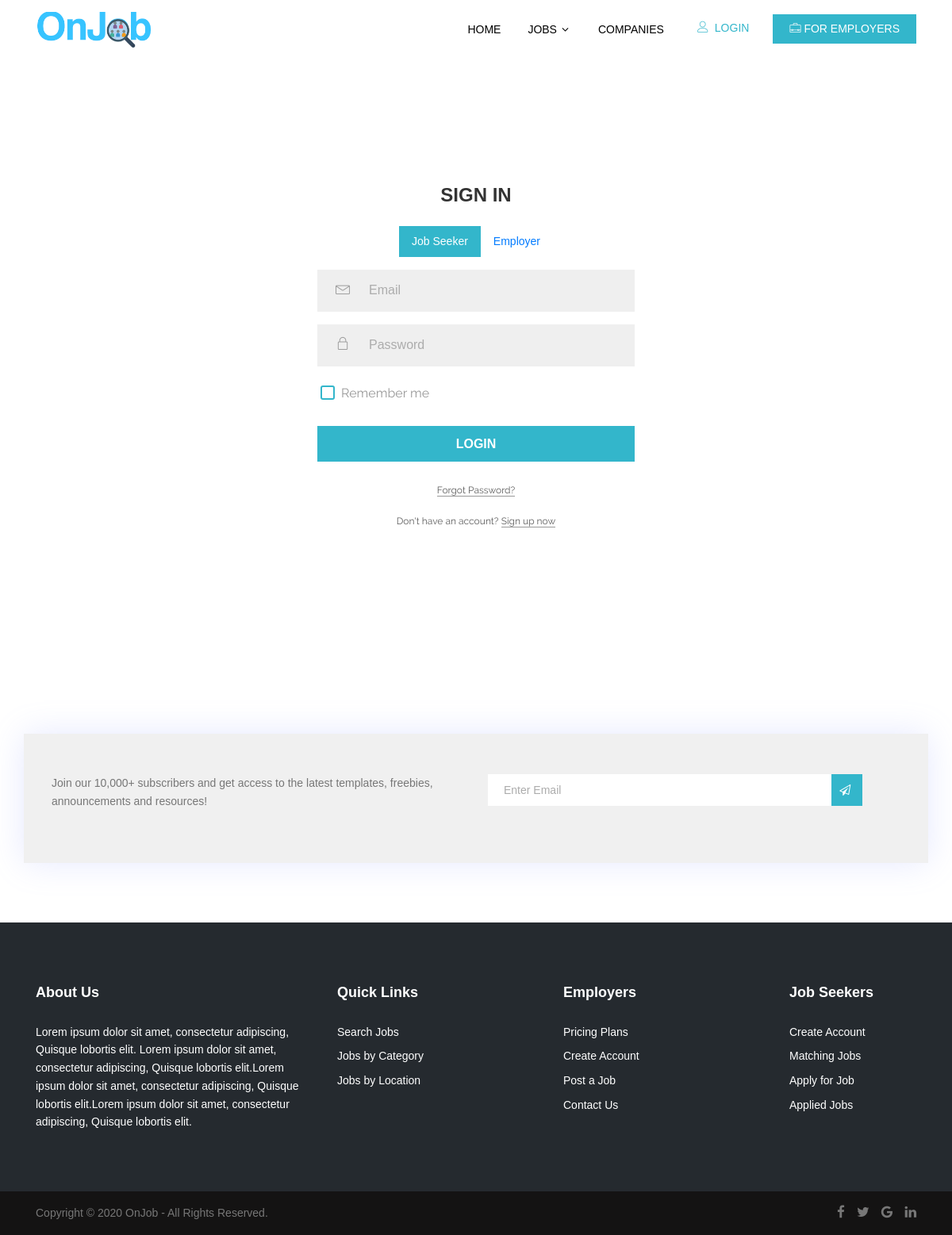
The app's page /auth/login with its own data.
### tables this page shows
CREATE TABLE `xx_general_settings` (
  `id` int(11) NOT NULL,
  `favicon` varchar(255) DEFAULT NULL,
  `logo` varchar(255) DEFAULT NULL,
  `application_name` varchar(255) DEFAULT NULL,
  `timezone` varchar(255) DEFAULT NULL,
  `currency` varchar(100) DEFAULT NULL,
  `copyright` tinytext DEFAULT NULL,
  `admin_email` varchar(225) NOT NULL,
  `email_from` varchar(100) NOT NULL,
  `smtp_host` varchar(255) DEFAULT NULL,
  `smtp_port` int(11) DEFAULT NULL,
  `smtp_user` varchar(50) DEFAULT NULL,
  `smtp_pass` varchar(50) DEFAULT NULL,
  `facebook_link` varchar(255) DEFAULT NULL,
  `twitter_link` varchar(255) DEFAULT NULL,
  `google_link` varchar(255) DEFAULT NULL,
  `youtube_link` varchar(255) DEFAULT NULL,
  `linkedin_link` varchar(255) DEFAULT NULL,
  `instagram_link` varchar(255) DEFAULT NULL,
  `recaptcha_secret_key` varchar(255) DEFAULT NULL,
  `recaptcha_site_key` varchar(255) DEFAULT NULL,
  `recaptcha_lang` varchar(50) DEFAULT NULL,
  `paypal_sandbox` tinyint(4) DEFAULT NULL,
  `paypal_sandbox_url` varchar(255) DEFAULT NULL,
  `paypal_live_url` varchar(255) DEFAULT NULL,
  `paypal_email` varchar(255) DEFAULT NULL,
  `paypal_cur_code` varchar(5) DEFAULT NULL,
  `paypal_client_id` varchar(255) DEFAULT NULL,
  `paypal_status` tinyint(4) NOT NULL DEFAULT 1,
  `stripe_secret_key` varchar(255) DEFAULT NULL,
  `stripe_publish_key` varchar(255) DEFAULT NULL,
  `default_language` varchar(255) DEFAULT NULL COMMENT 'set from the Languages section in admin side',
  `created_date` datetime DEFAULT NULL,
  `updated_date` datetime DEFAULT NULL
);

CREATE TABLE `xx_footer_settings` (
  `id` int(11) NOT NULL,
  `title` varchar(150) NOT NULL,
  `grid_column` int(11) NOT NULL,
  `content` text DEFAULT NULL,
  `updated_date` datetime NOT NULL DEFAULT current_timestamp()
);

### application/controllers/Auth.php (called while the page is built, shortened)
    <?php defined('BASEPATH') OR exit('No direct script access allowed');
class Auth extends Main_Controller {
	public function __construct()
	{
		parent::__construct();
		$this->load->model('auth_model','auth_model');
	}
	public function login()
	{
		if ($this->input->post('login'))
		{
			$this->form_validation->set_rules('email','email','trim|required|min_length[3]|valid_email' );
			$this->form_validation->set_rules('password','password','trim|required|min_length[3]');
			if ($this->form_validation->run() == FALSE) {
				$data = array(
					'errors' => validation_errors()
				);
				$this->session->set_flashdata('error_login', $data['errors']);
				redirect(base_url('auth/login'),'refresh');
			}
			else{
				$data = array(
					'email' => $this->input->post('email'),
					'password' => $this->input->post('password')
				);
				$data = $this->security->xss_clean($data);
				$result = $this->auth_model->login($data);
				if ($result) {
					if($result['is_verify'] == 0){
						$this->session->set_flashdata('error_login', trans('verify_email'));
						redirect(base_url('auth/login'));
						exit();
					}
					$login_data = array(
						'user_id' => $result['id'],
						'email' => $result['email'],
						'password' => $result['password'],
						'username' => $result['firstname'],
						'is_user_login' => TRUE
					);
					$this->session->set_userdata($login_data);
					if(!empty($this->session->userdata('last_request_page')))
					{
						$back_to = $this->session->userdata('last_request_page');
						redirect($back_to);
					}
					else
					{
						redirect(base_url('profile'),'refresh');
					}
				}
				else
				{
					$this->session->set_flashdata('error_login',trans('invalid_email_pass'));
					 redirect(base_url('auth/login'),'refresh');
				}
			}
		}
		else
		{
			$data['title'] = trans('login');
			$data['meta_description'] = 'your meta description here';
			$data['keywords'] = 'meta tags here';
			$data['layout'] = 'auth/login_page';
			$this->load->view('layout', $data);
		}
	}
}

### index.php (called while the page is built, shortened)
<?php
require_once BASEPATH.'core/CodeIgniter.php';

### application/models/admin/Setting_model.php (called while the page is built, shortened)
<?php
class Setting_model extends CI_Model
{
	public function get_general_settings(){
		$this->db->where('id', 1);
        $query = $this->db->get('xx_general_settings');
        return $query->row_array();
	}
}
?>

### application/core/MY_Controller.php (called while the page is built, shortened)
<?php
	class Main_Controller extends CI_Controller
	{
		function __construct()
		{
	        $global_data['general_settings'] = $this->setting_model->get_general_settings();
		}
	}
?>

### application/helpers/common_helper.php (called while the page is built, shortened)
<?php if ( ! defined('BASEPATH')) exit('No direct script access allowed');
    if (!function_exists('get_footer_settings')) {
        function get_footer_settings()
        {
            $ci =& get_instance();
            $ci->db->select('*');
            return $ci->db->get('xx_footer_settings')->result_array();
        }
    }
function trans($string)
{
    $ci =& get_instance();
    return $ci->lang->line($string);
}
?>

### application/views/layout.php (the view, shortened to what this page needs)
<!DOCTYPE html>
<html>
<head>
	<link rel="stylesheet" href="<?= base_url(); ?>assets/css/bootstrap.min.css">
	<link rel="stylesheet" href="<?= base_url(); ?>assets/css/linearicons.css">
	<link rel="stylesheet" href="<?= base_url(); ?>assets/css/font-awesome.min.css">
	<link rel="stylesheet" href="<?= base_url(); ?>assets/css/magnific-popup.css">
	<link rel="stylesheet" href="<?= base_url(); ?>assets/css/nice-select.css">
	<link rel="stylesheet" href="<?= base_url(); ?>assets/css/animate.min.css">
	<link rel="stylesheet" href="<?= base_url(); ?>assets/css/owl.carousel.min.css">
	<link rel="stylesheet" href="<?= base_url(); ?>assets/css/owl.theme.min.css">
	<link rel="stylesheet" href="<?= base_url(); ?>assets/css/owl.transitions.css">
	<link rel="stylesheet" href="<?= base_url(); ?>assets/css/main.css">
</head>
<body>
	<?php include('navbar.php'); ?>
		<?php $this->load->view($layout); ?>
	<?php include('footer.php'); ?>
</body>
</html>

### application/views/navbar.php (shortened to what this page needs)
<header id="header">
  <div class="container">
    <div class="row align-items-center d-flex">
      <div class="col-2">
        <div id="logo">
          <a href="<?= ($this->session->userdata('is_employer_login'))? base_url('employers') : base_url(); ?>"><img src="<?= base_url($this->general_settings['logo']); ?>" alt="" title="" /></a>
        </div>
      </div>
      <div class="col-10">
        <nav id="nav-menu-container">
          <ul class="nav-menu">
            <?php if ($this->session->userdata('is_user_login')): ?>
              <li class="menu-has-children"><a href=""><?=trans('label_jobs')?></a>
                <ul>
                  <li><a href="<?= base_url('jobs'); ?>"><?=trans('label_search_job')?></a></li>
                  <li><a href="<?= base_url('jobs-by-category'); ?>"><?=trans('label_jobs_by_cat')?></a></li>
                  <li><a href="<?= base_url('jobs-by-industry'); ?>"><?=trans('label_jobs_by_industry')?></a></li>
                  <li><a href="<?= base_url('jobs-by-location'); ?>"><?=trans('label_jobs_by_loc')?></a></li>
                  <li><a href="<?= base_url('jobs'); ?>"><?=trans('label_browse_jobs')?></a></li>
                </ul>
              </li>
              <li class=""><a href="<?= base_url('company'); ?>"><?=trans('label_companies')?></a></li>
              <li class=""><a href="<?= base_url('blog'); ?>"><?=trans('label_blog')?></a></li>
              <li><a href="<?= base_url('employers') ?>"><?=trans('label_for_employers')?></a>
              </li>
                <?php
                  $profile_picture = get_user_profile($this->session->userdata('user_id'));
                  $profile_picture = ($profile_picture) ? $profile_picture :  'assets/img/user.png';
                ?>
              <li class="menu-has-children margin-left-400"><img src="<?= base_url($profile_picture)?>" alt="user_img" height=35 /><a href="#"> <?= $this->session->userdata('username'); ?> </a>
                <ul>
                  <li><a href="<?= base_url('profile'); ?>"><?=trans('label_my_profile')?></a></li>
                  <li><a href="<?= base_url('myjobs'); ?>"><?=trans('label_my_apps')?></a></li>
                  <li><a href="<?= base_url('myjobs/matching'); ?>"><?=trans('label_matching_jobs')?></a></li>
                  <li><a href="<?= base_url('myjobs/saved'); ?>"><?=trans('label_saved_jobs')?></a></li>
                  <li><a href="<?= base_url('account/change_password'); ?>"><?=trans('label_change_pass')?></a></li>
                  <li><a href="<?= base_url('auth/logout')?>"><?=trans('label_logout')?></a></li>
                </ul>
              </li>
              <li class="menu-has-children"><a href="">Lan</a>
                <ul>
                  <?php $languages = get_site_languages(); ?>
                  <?php foreach ($languages as $lang): ?>
                    <li><a href="<?= base_url('home/site_lang/'.$lang['directory_name']); ?>"><?= $lang['display_name']; ?></a></li>
                  <?php endforeach; ?>
                                  </ul>
              </li>
            <?php else: ?>
                <li class=""><a href="<?= base_url(); ?>"><?=trans('label_home')?></a></li>
                <li class="menu-has-children"><a href=""><?=trans('label_jobs')?></a>
            </li>
            <li class=""><a href="<?= base_url('company'); ?>"><?=trans('label_companies')?></a></li>
            <li><a class="ticker-btn-nav btn_login mt-1" href="<?= base_url('auth/login') ?>"><i class="lnr lnr-user pr-1"></i> <?=trans('label_login')?></a></li>
            <li><a class="nav_btn mt-1" href="<?= base_url('employers') ?>"><i class="lnr lnr-briefcase pr-1"></i><?=trans('label_for_employers')?></a> </li>
            <?php endif; ?>
          </ul>
        </nav>
      </div>
    </div>
  </div>
</header><!-- #header End

### application/views/auth/login_page.php (shortened to what this page needs)
<div class="container-login100">
  <div class="wrap-login100">
    <span class="login100-form-title pb-4">
        <?=trans('sign_in')?>
    </span>
    <ul class="nav nav-pills mb-3 justify-content-center" id="pills-tab" role="tablist">
      <li class="nav-item">
        <a class="nav-link <?= ($this->uri->segment(1) != 'employers')? 'active': '' ?>" id="pills-home-tab" data-toggle="pill" href="#pills-home" role="tab" aria-controls="pills-home" aria-selected="true"><?=trans('job_seeker')?></a>
      </li>
      <li class="nav-item">
        <a class="nav-link <?= ($this->uri->segment(1) == 'employers')? 'active': '' ?>" id="pills-profile-tab" data-toggle="pill" href="#pills-profile" role="tab" aria-controls="pills-profile" aria-selected="false"><?=trans('employer')?></a>
      </li>
    </ul>
    <div class="tab-content" id="pills-tabContent">
      <div class="tab-pane fade <?= ($this->uri->segment(1) != 'employers')? 'show active': '' ?>" id="pills-home" role="tabpanel" aria-labelledby="pills-home-tab">
        <?php $attributes = array('id' => 'login_form', 'method' => 'post' , 'class' => 'login100-form validate-form');
          echo form_open('auth/login',$attributes);?>
          <div class="wrap-input100 mb-3" data-validate = "<?=trans('valid_email')?>: ex@abc.xyz">
            <input class="input100" type="text" name="email" placeholder="<?=trans('email')?>">
            <span class="symbol-input100">
              <span class="lnr lnr-envelope"></span>
            </span>
          </div>
          <div class="wrap-input100 mb-3" data-validate = "<?=trans('password_required')?>">
            <input class="input100" type="password" name="password" placeholder="<?=trans('password')?>">
            <span class="symbol-input100">
              <span class="lnr lnr-lock"></span>
            </span>
          </div>
          <div class="contact100-form-checkbox pt-2 ml-1">
            <label class="label-checkbox100" for="ckb1">
              <?=trans('remember_me')?>
            </label>
          </div>
          <div class="container-login100-form-btn pt-4">
            <input type="submit" class="login100-form-btn" name="login" value="<?=trans('login')?>">
          </div>
        <?php echo form_close(); ?>
        <div class="text-center w-full pt-4">
            <a class="txt1 bo1 hov1" href="<?= base_url(); ?>auth/forgot_password">
              <?=trans('forgot_pass')?>
            </a>
        </div>
        <div class="text-center w-full pt-3">
            <span class="txt1">
              <?=trans('dont_account')?>
            </span>
            <a class="txt1 bo1 hov1" href="<?= base_url(); ?>auth/registration">
              <?=trans('signup_now')?>
            </a>
        </div>
      </div>
    </div>
  </div>
</div>

### application/views/footer.php (shortened to what this page needs)
  <section class="subscribe-area section-half" id="subscribe-area">
    <div class="container">
      <div class="row section_padding">
            <div class="col-12 col-lg-12">
        </div>
        <div class="col-lg-6 col-md-6 col-12">
          <p>Join our 10,000+ subscribers and get access to the latest templates, freebies, announcements and resources!</p>
        </div>
        <div class="col-lg-6 col-md-6 col-12">
          <?php echo form_open(base_url('home/add_subscriber'), 'class="form-horizontal jsform"');  ?>
            <div id="mc_embed_signup">
              <form action="#" method="get" class="form-inline" novalidate="true">
                <div class="form-group row no-gutters">
                  <div class="col-10">
                    <input name="subscriber_email" placeholder="Enter Email" type="email" required>
                  </div>
                  <div class="col-2">
                    <button class="nw-btn primary-btn fa fa-paper-plane-o"></button>
                  </div>
                </div>
              </form>
            </div>
          <?php echo form_close( ); ?>
        </div>
      </div>
    </div>
  </section>
<?php $footer =  get_footer_settings(); ?>
<footer class="footer-area footer-section">
  <div class="container">
    <div class="row">
      <?php  foreach ($footer as $col):   ?>
      <div class="col-lg-<?= $col['grid_column'] ?>  col-md-<?= $col['grid_column'] ?> col-sm-6">
        <div class="single-footer-widget newsletter">
          <h6><?=trans($col['title'])?></h6>
          <?= $col['content'] ?>
        </div>
      </div>
      <?php endforeach; ?>
    </div>
  </div>
</footer>
<div class="copyright1">
  <div class="container">
    <div class="row">
      <div class="col-md-6 col-8">
        <div class="bottom_footer_info">
          <p><?= $this->general_settings['copyright']?></p>
        </div>
      </div>
      <div class="col-md-6 col-4">
        <div class="bottom_footer_logo text-right">
          <ul class="list-inline">
            <li class="list-inline-item"><a target="_blank" href="<?= $this->general_settings['facebook_link']; ?>"><i class="fa fa-facebook"></i></a></li>
            <li class="list-inline-item"><a target="_blank" href="<?= $this->general_settings['twitter_link']; ?>"><i class="fa fa-twitter"></i></a></li>
            <li class="list-inline-item"><a target="_blank" href="<?= $this->general_settings['google_link']; ?>"><i class="fa fa-google"></i></a></li>
            <li class="list-inline-item"><a target="_blank" href="<?= $this->general_settings['linkedin_link']; ?>"><i class="fa fa-linkedin"></i></a></li>
          </ul>
        </div>
      </div>
    </div>
  </div>
</div>

### records on screen
xx_general_settings: logo (picture), copyright "Copyright © 2020 OnJob - All Rights Reserved."
xx_footer_settings: content "Lorem ipsum dolor sit amet, consectetur adipiscing, Quisque lobortis elit. Lorem ipsum dolor sit amet, consectetur adipiscing, Quisque lobortis elit.Lorem ipsum dolor sit amet, consectetur adipiscing, Quisque lobortis elit.Lorem ipsum dolor sit amet, consectetur adipiscing, Quisque lobortis elit."
xx_footer_settings: content "Search Jobs Jobs by Category Jobs by Location"
xx_footer_settings: content "Pricing Plans Create Account Post a Job Contact Us"
xx_footer_settings: content "Create Account Matching Jobs Apply for Job Applied Jobs"

### other values on screen
trans('label_home') "HOME"
trans('label_jobs') "JOBS"
trans('label_companies') "COMPANIES"
trans('label_login') "LOGIN"
trans('label_for_employers') "FOR EMPLOYERS"
trans('sign_in') "SIGN IN"
trans('job_seeker') "Job Seeker"
trans('employer') "Employer"
trans('remember_me') "Remember me"
trans('forgot_pass') "Forgot Password?"
trans('dont_account') "Don't have an account?"
trans('signup_now') "Sign up now"
